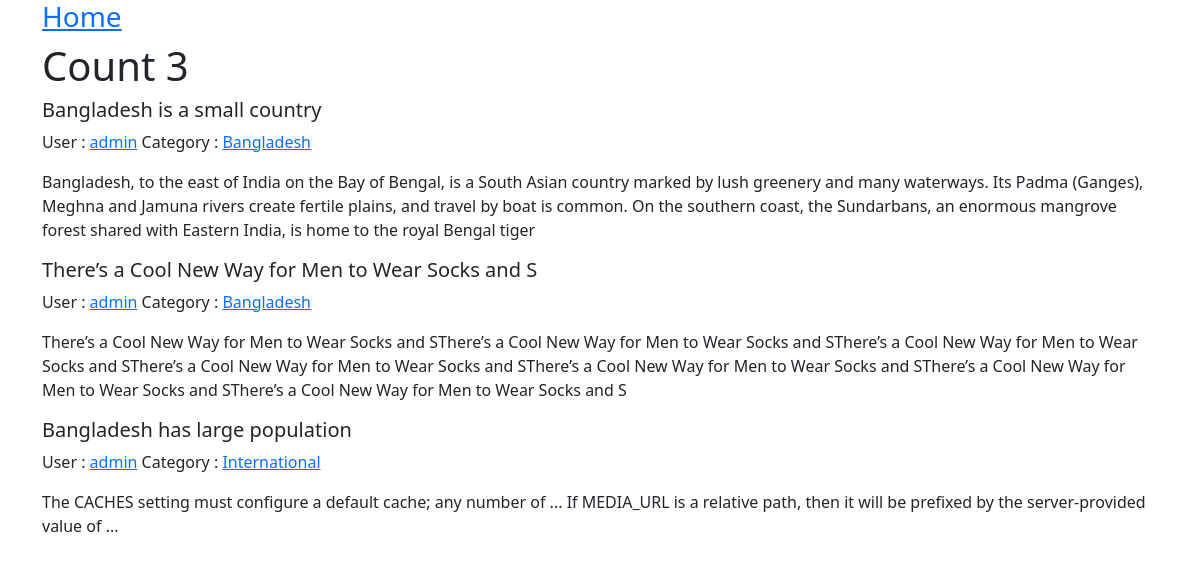
The app's page /user/post/list/admin with its own data.
### post/models.py (models this page shows, shortened)
class Post(models.Model):
    title = models.CharField(max_length=100)
    body = models.TextField()
    author = models.ForeignKey(User, on_delete=models.CASCADE)
    category = models.ForeignKey(Category, on_delete=models.SET_NULL, blank=True, null=True)
    create_on = models.DateTimeField(auto_now_add=True)

class Category(models.Model):
    name = models.CharField(max_length=50)
    def __str__(self):
        return self.name

### post/views.py (the view)
# urls.py: path('user/post/list/<user_name>', views.user_filtering_post, name='user-filtering-post'),
def user_filtering_post(request,user_name):
    user = User.objects.get(username=user_name)
    posts = Post.objects.filter(author=user)
    context = {
        'posts': posts
    }
    return render(request, 'user_filtering_post.html', context)

### templates/user_filtering_post.html
{% extends 'base.html' %}
{% block content %}
<h3><a href='{% url "home" %}'>Home</a></h3>
 <h1>Count {{ posts.count }}</h1>
 {% for post in posts %}
    <div class = "con-md-12 mt-2">
      <div class="col-md-12" >
          <h5 class="title">{{post.title}}</h5>
          <p>User : <a href="{% url 'user-filtering-post' post.author %}">{{ post.author}}</a> Category : <a href="{% url 'caregory-filtering-post' post.category %}">{{ post.category }}</a></p>
          <p class="
          text">{{ post.body }}</p>
        </div>
      </div>
    <div/>
  {% endfor %}
{% endblock %}

### templates/base.html (shortened to what this page needs)
<!doctype html>
<html lang="en">
  <head>
    <link href="https://cdn.jsdelivr.net/npm/bootstrap@5.0.0-beta3/dist/css/bootstrap.min.css" rel="stylesheet">
  </head>
  <body>
    <div class="container">
        {% block content %}
        {% endblock %}
    </div>
  </body>
</html>

### records on screen
Post: title "Bangladesh is a small country", author "admin", category "Bangladesh", body "Bangladesh, to the east of India on the Bay of Bengal, is a South Asian country marked by lush greenery and many waterways. Its Padma (Ganges), Meghna and Jamuna rivers create fertile plains, and travel by boat is common. On the southern coast, the Sundarbans, an enormous mangrove forest shared with Eastern India, is home to the royal Bengal tiger"
Post: title "There’s a Cool New Way for Men to Wear Socks and S", author "admin", category "Bangladesh", body "There’s a Cool New Way for Men to Wear Socks and SThere’s a Cool New Way for Men to Wear Socks and SThere’s a Cool New Way for Men to Wear Socks and SThere’s a Cool New Way for Men to Wear Socks and SThere’s a Cool New Way for Men to Wear Socks and SThere’s a Cool New Way for Men to Wear Socks and SThere’s a Cool New Way for Men to Wear Socks and S"
Post: title "Bangladesh has large population", author "admin", category "International", body "The CACHES setting must configure a default cache; any number of ... If MEDIA_URL is a relative path, then it will be prefixed by the server-provided value of ..."

### other values on screen
{{ posts.count }} "3"
